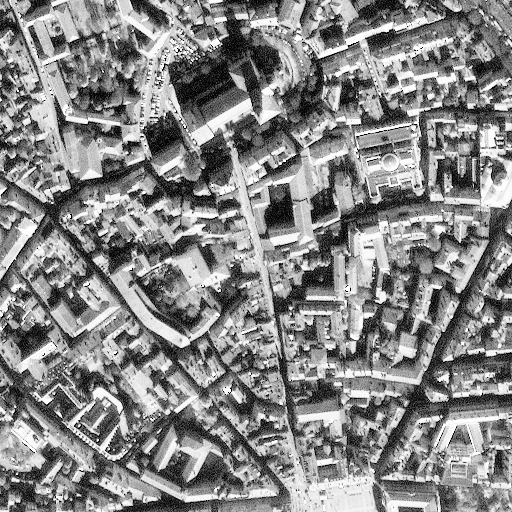
%> input picture BE1_IntroComputerVision/toulouse.bmp, 512 x 512 px
$ octave part1_Deblurring.m   (GNU Octave 9; MATLAB toolbox functions it lacks are replaced by stand-ins)
%> lines starting %> are read from the running program, lines starting %| are printed output that depends on the picture; in (x1, y1, x2, y2) boxes, pixels count from 0 and x2, y2 are one past the last pixel; in counts of white or black regions, pixels touching at a corner belong together; the program's own positions count from 1
%% Question 17
clc, clear, close all

im = imread('toulouse.bmp');
%> im is the input picture: size 512x512 uint8; min 0, max 255, mean 134.1
[height, width] = size(im);
%> height = 512; width = 512
T = 3;
h = ones(2*T+1) / (2*T+1)^2; % square kernel
imb = uint8(conv2(im, h, "same"));
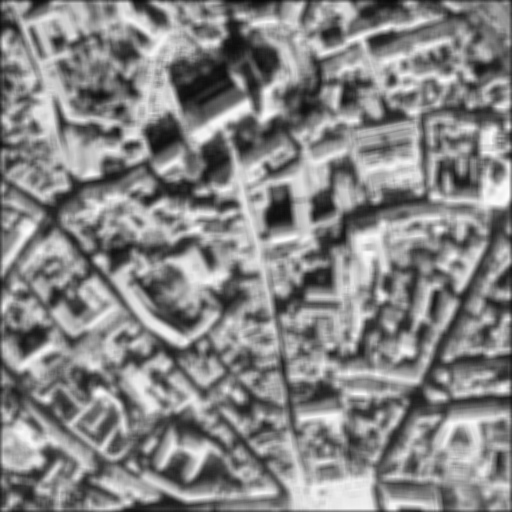
%> imb: size 512x512 uint8; min 10, max 252, mean 133.2
noiseLevel = 2;
noise = noiseLevel * randn(height, width);
imn = imb + uint8(noise);

% for convenience
images = {im, imb, imn};
%> images = 3 items
titles = {'Original', 'Blurred', 'Blurred and Noisy'};

figure, imshow(im), exportgraphics(gca, '../Q17_Original.png')
figure, imshow(imb), exportgraphics(gca, '../Q17_Blurred.png')
figure, imshow(imn), exportgraphics(gca, '../Q17_Noisy.png')

% Fourier transform go brrrr
ft = {};
spectrum = {};
for i=1:length(images)
    ft{i} = fft2(images{i});
    ft{i} = fftshift(ft{i});
    spectrum{i} = abs(ft{i});
    figure, imagesc(log(spectrum{i})), axis('equal'), axis off
    exportgraphics(gca, strcat('../Q17_FT_Spectrum_', titles{i}, '.png'));
end
%> after the loop, ft = 3 items; spectrum = 3 items

%% Question 18
diff = spectrum{2} - spectrum{1};
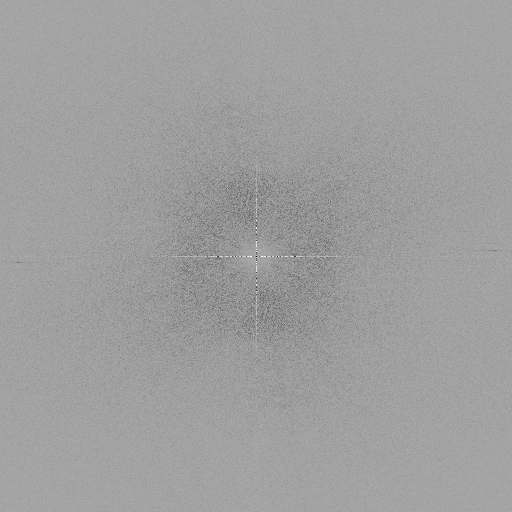
%> diff: size 512x512 double; min -238523, max 120657.6, mean -14016.3; drawn with min black and max white
logdiff = log(spectrum{2}) - log(spectrum{1});
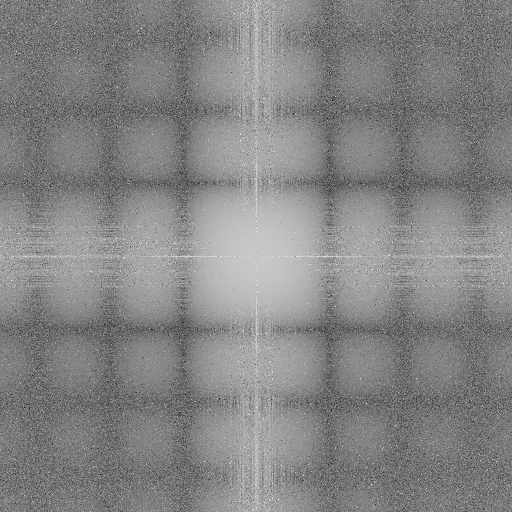
%> logdiff: size 512x512 double; min -9.66, max 2.66, mean -3.25; drawn with min black and max white
figure, imagesc(diff), axis equal off
%> after `axis equal off`:
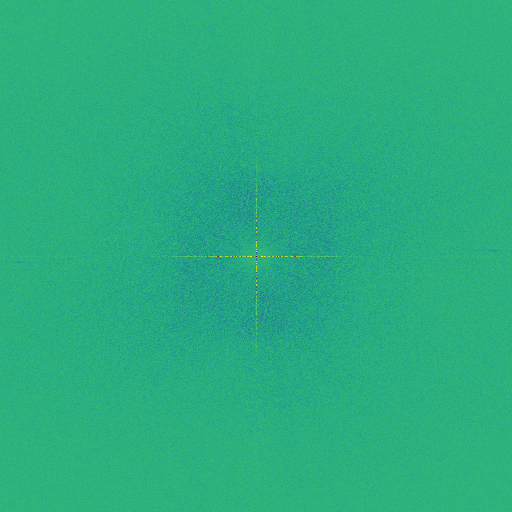
%> displayed picture: size 512x512x3, on the screen's scale of 0 to 255; mean R, G, B 41.4, 173.9, 127.7
exportgraphics(gca, '../Q18_FT_Spectrum.png');
figure, imagesc(logdiff), axis equal off
%> after `axis equal off`:
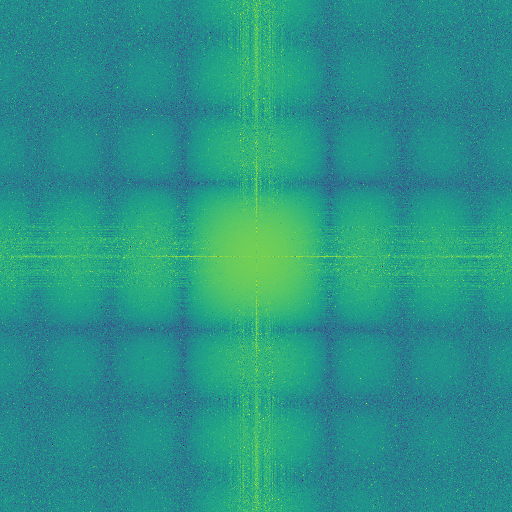
%> displayed picture: size 512x512x3, on the screen's scale of 0 to 255; mean R, G, B 40.2, 148.7, 135.3
exportgraphics(gca, '../Q18_FT_Spectrum_Log.png');

%% Question 19
clc, close all

data = {};
data{1} = sum(log(spectrum{2}), 1);
data{2} = sum(log(spectrum{2}), 2);
% data{1} = data{1} - mean(data{1});
% data{1} = data / max(data{1})*1.5;

figure, plot(data{1}), xlim([0 512]), saveas(gcf, '../Q19_SumX.png')
figure, plot(data{2}), xlim([0 512]), saveas(gcf, '../Q19_SumY.png')

%%
x = 1:512;
x0 = 257;
t = [2.7, 2.53, 2.0];
y1 = sinc((x-x0)/256*2*(t(1)+0.5)) -0.45;
y2 = sinc((x-x0)/256*2*(t(2)+0.5)) -0.4;
y3 = sinc((x-x0)/256*2*(t(3)+0.5)) -0.15;
plot(x, y1, x, y2, x, y3)
legend('Data', strcat('t = ', string(t(1))), strcat('t = ', string(t(2))), strcat('t = ', string(t(3))))
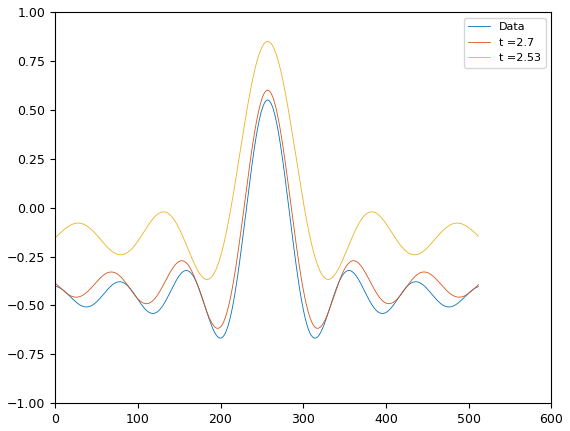
%> figure redrawn from the program's plot data; curve peaks at x = 257, y = 0.55; curve peaks at x = 257, y = 0.6; curve peaks at x = 257, y = 0.85
exportgraphics(gca, '../Q19_EstimatedT.png')

%% Question 20
clc, clear, close all

im = imread('toulouse.bmp');


T = 3;
SeuilMax = 11 ;
hh = zeros(size(im));
center = [1 1] + floor(size(im)/2);
%> center = [257 257]

ext = (T-[1 1])/2;
ligs = center(1) + [-ext(1):ext(1)];
%> ligs = [256 257 258]
cols = center(2) + [-ext(2):ext(2)];
%> cols = [256 257 258]
h = ones(T)/prod(T);

hh(ligs,cols) = h;
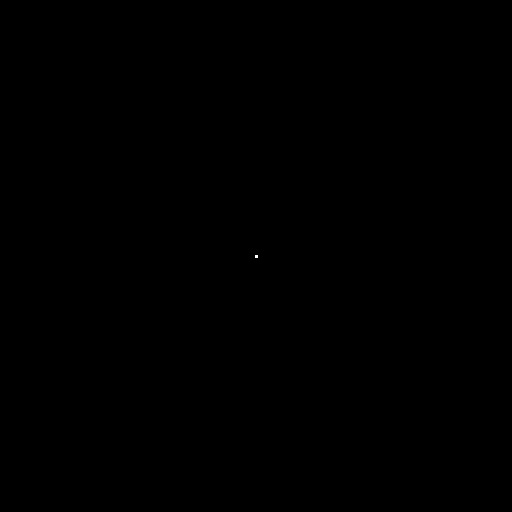
%> hh: size 512x512 double; values 0 (black) and 0.333 (white), 0% white in thin lines or dots, all inside (x1, y1, x2, y2) = (255, 255, 258, 258)
hh = ifftshift(hh);
H = fft2(hh);
ind = find(abs(H)<(1/SeuilMax));
%> ind = 43552 values from 168 to 261978
H(ind) = (1/SeuilMax)*exp(j*angle(H(ind)));
G = ones(size(H))./H;

%% Question 21
clc, clear, close all
